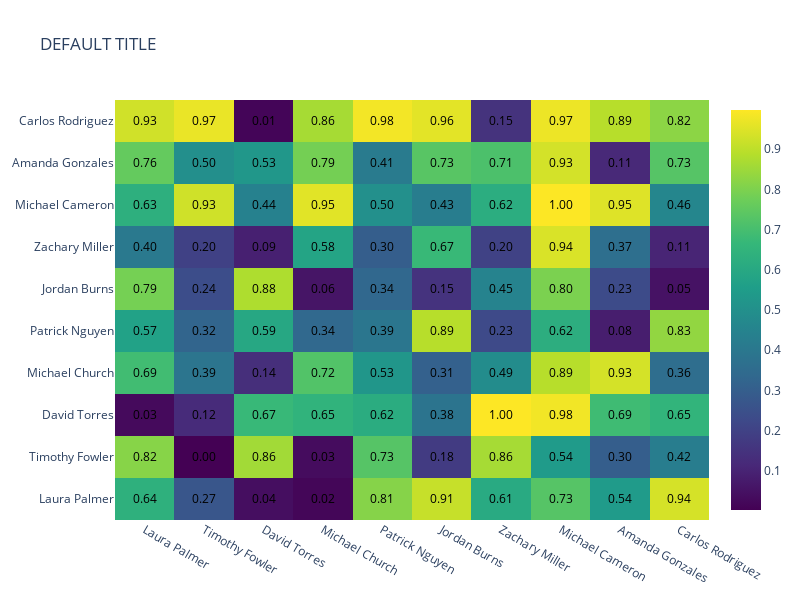

Notebook code for this chart:
### Code cell
rng = np.random.default_rng(0)


def heatmap(
    matrix: np.ndarray | None = None,
    labels: list | None = None,
    title: str = "DEFAULT TITLE",
    show_values: bool = True,
    value_format: str = ".2f",
    width: int = 800,
    height: int = 600,
    xaxis_title: str | None = None,
    yaxis_title: str | None = None,
):
    if labels is None and matrix is None:
        faker = Faker()
        shape = (10, 10)
        labels = [faker.name() for _ in range(shape[0])]
        matrix = rng.random(shape)
        # logger.info("Using example labels and matrix")
        logger.info(labels)
        # logger.info(matrix)
    col_labels = labels
    row_labels = labels
    logger.info("Creating heatmap visualization...")

    # Convert input to numpy array and handle None values
    matrix = np.array(matrix, dtype=object)
    none_mask = matrix is None
    matrix = matrix.astype(float)
    matrix[none_mask] = np.nan

    # Format cell values if needed
    text_vals = None
    if show_values:
        text_vals = np.vectorize(lambda x: "N/A" if np.isnan(x) else f"{x:{value_format}}")(matrix)

    fig = go.Figure(
        data=[
            go.Heatmap(
                z=matrix,
                x=col_labels,
                y=row_labels,
                colorscale="Viridis",
                text=text_vals,
                texttemplate="%{text}" if show_values else None,
                textfont={"color": "black"},
                reversescale=False,
                showscale=True,
            )
        ],
        layout={
            "title": title,
            "width": width,
            "height": height,
            "xaxis": {
                "title": xaxis_title,
                "nticks": len(col_labels) if col_labels else None,
                "fixedrange": True,  # Disable zoom/pan
            },
            "yaxis": {
                "title": yaxis_title,
                "nticks": len(row_labels) if row_labels else None,
                "fixedrange": True,  # Disable zoom/pan
            },
            "dragmode": False,  # Disable dragging/panning
            "modebar": {
                "remove": [
                    "zoomIn2d",
                    "zoomOut2d",
                    "autoScale2d",
                    "resetScale2d",
                    "hoverClosestCartesian",
                    "hoverCompareCartesian",
                    "toggleSpikelines",
                ]
            },
        },
    )
    return fig


heatmap()

### Figure 1 — Plotly figure (JSON) as saved in the notebook; plotly's stock layout.template omitted (floating-point values rounded to 4 significant figures)
{"data": [{"colorscale": [[0, "#440154"], [0.1111, "#482878"], [0.2222, "#3e4989"], [0.3333, "#31688e"], [0.4444, "#26828e"], [0.5556, "#1f9e89"], [0.6667, "#35b779"], [0.7778, "#6ece58"], [0.8889, "#b5de2b"], [1, "#fde725"]], "reversescale": false, "showscale": true, "text": [["0.64", "0.27", "0.04", "0.02", "0.81", "0.91", "0.61", "0.73", "0.54", "0.94"], ["0.82", "0.00", "0.86", "0.03", "0.73", "0.18", "0.86", "0.54", "0.30", "0.42"], ["0.03", "0.12", "0.67", "0.65", "0.62", "0.38", "1.00", "0.98", "0.69", "0.65"], ["0.69", "0.39", "0.14", "0.72", "0.53", "0.31", "0.49", "0.89", "0.93", "0.36"], ["0.57", "0.32", "0.59", "0.34", "0.39", "0.89", "0.23", "0.62", "0.08", "0.83"], ["0.79", "0.24", "0.88", "0.06", "0.34", "0.15", "0.45", "0.80", "0.23", "0.05"], ["0.40", "0.20", "0.09", "0.58", "0.30", "0.67", "0.20", "0.94", "0.37", "0.11"], ["0.63", "0.93", "0.44", "0.95", "0.50", "0.43", "0.62", "1.00", "0.95", "0.46"], ["0.76", "0.50", "0.53", "0.79", "0.41", "0.73", "0.71", "0.93", "0.11", "0.73"], ["0.93", "0.97", "0.01", "0.86", "0.98", "0.96", "0.15", "0.97", "0.89", "0.82"]], "textfont": {"color": "black"}, "texttemplate": "%{text}", "type": "heatmap", "x": ["Laura Palmer", "Timothy Fowler", "David Torres", "Michael Church", "Patrick Nguyen", "Jordan Burns", "Zachary Miller", "Michael Cameron", "Amanda Gonzales", "Carlos Rodriguez"], "y": ["Laura Palmer", "Timothy Fowler", "David Torres", "Michael Church", "Patrick Nguyen", "Jordan Burns", "Zachary Miller", "Michael Cameron", "Amanda Gonzales", "Carlos Rodriguez"], "z": [[0.637, 0.2698, 0.04097, 0.01653, 0.8133, 0.9128, 0.6066, 0.7295, 0.5436, 0.9351], [0.8159, 0.002739, 0.8574, 0.03359, 0.7297, 0.1757, 0.8632, 0.5415, 0.2997, 0.4227], [0.02832, 0.1243, 0.6706, 0.6472, 0.6154, 0.3837, 0.9972, 0.9808, 0.6855, 0.6505], [0.6884, 0.3889, 0.1351, 0.7215, 0.5254, 0.3102, 0.4858, 0.8895, 0.934, 0.3578], [0.5715, 0.3219, 0.5943, 0.3379, 0.3916, 0.8903, 0.2272, 0.6232, 0.08402, 0.8326], [0.7871, 0.2394, 0.8765, 0.05857, 0.3361, 0.1503, 0.4503, 0.7963, 0.2306, 0.05202], [0.4046, 0.1985, 0.09075, 0.5803, 0.2987, 0.672, 0.1995, 0.9421, 0.3651, 0.1055], [0.6291, 0.9272, 0.4404, 0.9546, 0.4999, 0.4252, 0.6202, 0.9951, 0.9489, 0.46], [0.7577, 0.4974, 0.5293, 0.7858, 0.4147, 0.7345, 0.7111, 0.9321, 0.1149, 0.729], [0.9274, 0.9679, 0.01471, 0.8636, 0.9812, 0.9572, 0.1488, 0.9726, 0.8899, 0.8224]]}], "layout": {"dragmode": false, "height": 600, "modebar": {"remove": ["zoomIn2d", "zoomOut2d", "autoScale2d", "resetScale2d", "hoverClosestCartesian", "hoverCompareCartesian", "toggleSpikelines"]}, "title": {"text": "DEFAULT TITLE"}, "width": 800, "xaxis": {"fixedrange": true, "nticks": 10}, "yaxis": {"fixedrange": true, "nticks": 10}}}
